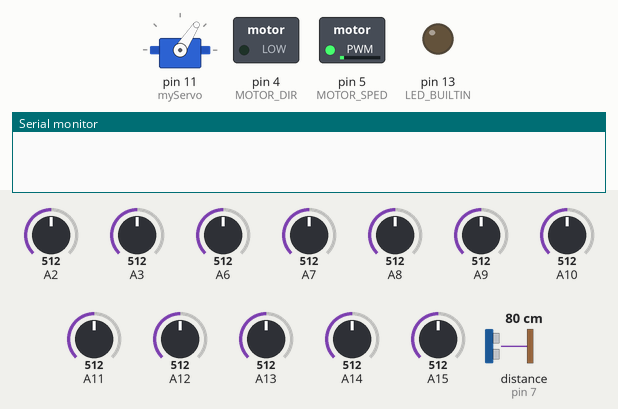
A sketch run on a simulated Arduino Mega 2560, built with avr-gcc and run on an emulated ATmega2560. Shown: servo, switched loads named in the sketch (green lamp = pin HIGH), output pins drawn as LEDs (lit = HIGH), the last lines printed to the serial monitor. Wiring (inferred from the names in the program): ultrasonic range finder: trigger pin 6; echo pin 7. Inputs (shaded band) come from the test bench; at power-on: distance to the obstacle (sensor on pin 7) 80 cm, A7 = 512, A2 = 512, A3 = 512, A6 = 512, A8 = 512, A9 = 512, A10 = 512, A11 = 512, A12 = 512, A13 = 512, A14 = 512, A15 = 512. The echo pulse lasts 58.3 µs per cm; pins used as bus, display or sensor lines are not drawn.

Above: at 9.2 s.
9.3 s: distance to the obstacle (sensor on pin 7) set to 22 cm
10.8 s: distance to the obstacle (sensor on pin 7) set to 19 cm
At 12.0 s:
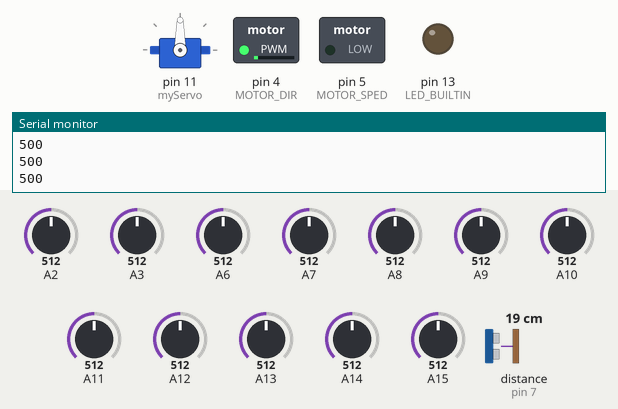
12.3 s: A7 set to 90
At 12.8 s:
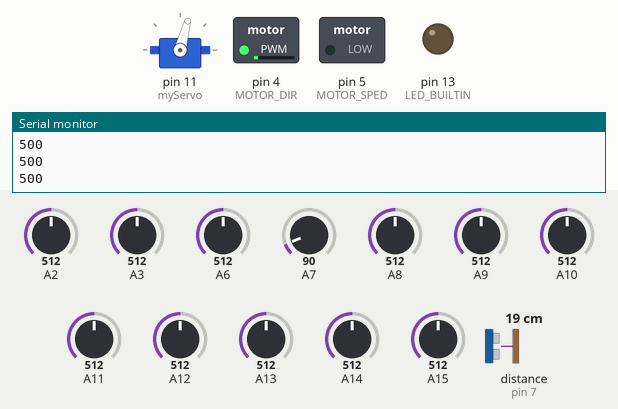
13.8 s: A2 set to 716
At 15.0 s:
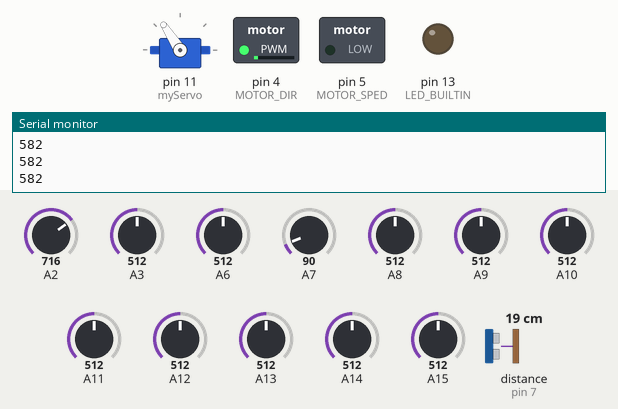
15.3 s: A2 set to 40
At 16.5 s:
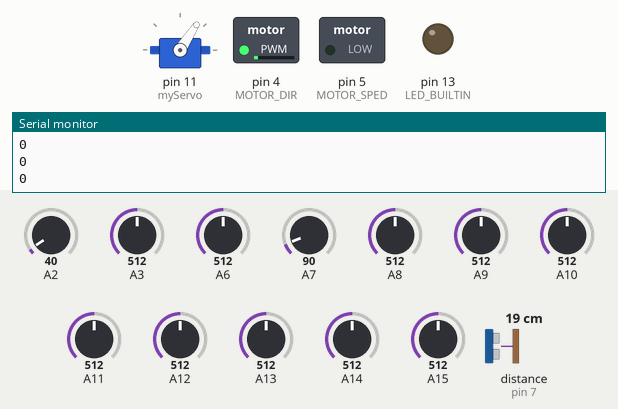
Timing chart, 0 to 17.8 s (numbered marks = the images above; inputs shaded):
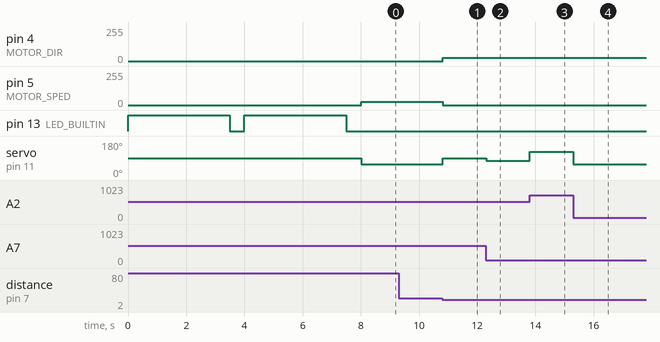

The sketch:

back.ino
```cpp
#include <QTRSensors.h>
#include <Servo.h>

#define MOTOR_SPED 5
#define MOTOR_DIR 4
#define BASESPED 25
#define STOP 0
#define TRIGGER 6
#define ECHO 7

//------------ forward2back
bool is_back = false;
bool is_done = false;

int perecrestok, perecrestok2;
int porog = 250;

//------------ svet
bool is_red = true;
bool is_stop_lin = true;

//------------ irda
int sensor = 2;
int lastFilter = 0;

//------------ qtr sensor forvard
QTRSensors qtr_forward;

const uint8_t forward_SensorCount = 10;
uint16_t sensorValues[forward_SensorCount];
int pos = 0;
int old_pos = 0;

uint16_t fposition, bposition;

int lines[3][2];

size_t line_n = 0;
int line_len = 0;

//------------ qtr sensor back
QTRSensors qtr_back;

const uint8_t back_SensorCount = 2;
uint16_t back_sensorValues[back_SensorCount];

//------------ servo
Servo myServo;

//------------ motor
int speed = BASESPED;

//------------ pid
class PID {

  float p, i, d;
  float old_error = 0;
  float integral = 0;

  float start_time;

  float fp, fi, fd;
  float old_ferror = 0;

public:
  PID(float kp, float ki, float kd, float kfp, float kfd) {
    p = kp;
    i = ki;
    d = kd;
    fp = kfp;
    fd = kfd;

    start_time = millis();
  }

  int get_angle(int bcentr, int fcentr) {
    float error = bcentr - 500;

    float ferror = fcentr - 4500;

    integral += error * i;
    float integ = integral / (start_time - millis());

    float derivative = error - old_error;

    float fderivative = ferror - old_ferror;

    int angle = (p * error + integ + d * derivative + ferror * fp + fderivative * fd) + 90;

    old_error = error;

    return min(max(angle, 57), 123);
  }
};

class PID_F {

  float p, i, d;
  float old_error = 0;
  float integral = 0;

  float start_time;

public:
  PID_F(float kp, float ki, float kd) {
    p = kp;
    i = ki;
    d = kd;

    start_time = millis();
  }

  int get_angle(int centr) {
    int error = centr - 4500;

    integral += error * i;
    float integ = integral / (start_time - millis());

    int derivative = error - old_error;

    int angle = (p * error + integ + d * derivative) + 90;

    old_error = error;

    return min(max(angle, 57), 123);
  }
};

PID back_pid{ 1, 0.5, 1, 0.015, 0.03 };
PID_F pid{ 0.015, 0.003, 0.03 };

int angle = 90;

void setup() {
  Serial.begin(9600);
  // setup pins
  pinMode(MOTOR_SPED, OUTPUT);
  pinMode(MOTOR_DIR, OUTPUT);
  pinMode(TRIGGER, OUTPUT);
  pinMode(ECHO, INPUT);
  myServo.attach(11);

  pinMode(LED_BUILTIN, OUTPUT);
  // forward
  // qtr setup
  qtr_forward.setTypeAnalog();
  qtr_forward.setSensorPins((const uint8_t[]){
                              A15, A14, A13, A12, A11, A10, A9, A8, A7, A6 },
                            forward_SensorCount);

  // qtr calibration
  digitalWrite(LED_BUILTIN, HIGH);
  for (uint16_t i = 0; i < 100; i++) {
    qtr_forward.calibrate();
    delay(10);
  }
  digitalWrite(LED_BUILTIN, LOW);

  delay(500);

  // back
  // qtr setup
  qtr_back.setTypeAnalog();
  qtr_back.setSensorPins((const uint8_t[]){
                           A3, A2 },
                         back_SensorCount);

  // qtr calibration
  digitalWrite(LED_BUILTIN, HIGH);
  for (uint16_t i = 0; i < 100; i++) {
    qtr_back.calibrate();
    delay(10);
  }
  digitalWrite(LED_BUILTIN, LOW);

  delay(500);
}

void loop() {
  if (is_back) {
    // if (is_done) {
    //   return;
    // }
    back_line();

    // perecrestok = analogRead(A6);
    // perecrestok2 = analogRead(A10);
    // if ((perecrestok > porog && perecrestok2 > porog) || (back_sensorValues[0] + back_sensorValues[1] > 850)) {
    //   is_done = true;
    //   speed = 0;
    // }
  } else {
    forward_line();
    if (distant(100) < 20) {
      is_back = true;
    }
  }
}

void back_line() {
  // get centr line
  bposition = qtr_back.readLineBlack(back_sensorValues);

  fposition = qtr_forward.readLineBlack(sensorValues);

  // for (auto val : back_sensorValues) {
  //     Serial.print(val); Serial.print(", ");
  // }
  // Serial.println(bposition);

  // get angle
  angle = back_pid.get_angle(bposition, fposition);

  Serial.println(bposition);

  // write
  myServo.write(angle);
  analogWrite(MOTOR_DIR, speed);
  analogWrite(MOTOR_SPED, LOW);

  delay(5);
}

void forward_line() {
  irDa();
  speed = BASESPED;
  if (is_red) {
    speed = 0;
  }

  // get centr line
  // qtr.readLineBlack
  qtr_forward.readCalibrated(sensorValues, QTRReadMode::On);

  find_centers();

  pos = get_cool_line();
  old_pos = pos;

  // get angle
  angle = pid.get_angle(pos);

  // write
  myServo.write(angle);
  analogWrite(MOTOR_DIR, LOW);
  analogWrite(MOTOR_SPED, speed);

  delay(5);
}

int distant(unsigned long limit)  // функция считывания датчика расстояния
{
  unsigned long lim = limit * 58;
  int cm;
  digitalWrite(TRIGGER, LOW);
  delayMicroseconds(2);
  digitalWrite(TRIGGER, HIGH);
  delayMicroseconds(10);
  digitalWrite(TRIGGER, LOW);

  cm = int(pulseIn(ECHO, HIGH, lim) / 58);
  // delay(10);
  if (cm == 0) {
    return int(limit);
  }
  return cm;
}

void irDa() {
  if (Serial3.available() == 0) {
    lastFilter = Serial3.read();
    if (lastFilter > -1 && lastFilter < 7) {
      sensor = lastFilter;
    }
  }
  if (sensor == 0 || sensor == 1 || sensor == 4) {
    is_red = true;
  } else if (sensor == 2 || sensor == 3) {
    is_red = false;
  }
}

void find_centers() {
  size_t line_start = 0, line_end = 0;

  line_n = 0;
  line_len = 0;
  for (size_t i = 0; i < forward_SensorCount; ++i) {
    if (line_n >= 3) {
      break;
    }
    if (sensorValues[i] > qtr_forward.calibrationOn.maximum[i]) {
      line_len++;
      if (!line_start) {
        line_start = i + 1;
      }
    } else if (sensorValues[i] < qtr_forward.calibrationOn.maximum[i] && line_start) {
      line_end = i;

      uint32_t avg = 0;
      uint16_t sum = 0;

      for (uint8_t i = line_start - 1; i < line_end; i++) {
        uint16_t value = sensorValues[i];

        if (value > 50) {
          avg += (uint32_t)value * (i * 1000);
          sum += value;
        }
      }
      lines[line_n][0] = line_len;
      lines[line_n][1] = min(avg / sum, 9000);
      // Serial.println(avg / sum);

      line_n++;
      line_start = 0;
      line_end = 0;

      line_len = 0;
    }
  }
  if (line_start) {
    line_end = 9;

    uint32_t avg = 0;
    uint16_t sum = 0;

    for (uint8_t i = line_start - 1; i < line_end; i++) {
      uint16_t value = sensorValues[i];

      if (value > 50) {
        avg += (uint32_t)value * (i * 1000);
        sum += value;
      }
    }
    lines[line_n][0] = line_len;
    lines[line_n][1] = min(avg / sum, 9000);
    // Serial.println(avg / sum);
    line_n++;
  }
}

int get_cool_line() {
  int cool_line = old_pos;
  for (size_t i = line_n - 1; i >= 0; --i) {
    auto lin = lines[i];

    if (lin[0] <= 3) {
      cool_line = lin[1];
      break;
    }
    is_stop_lin = true;
  }

  return cool_line;
}
```

Measured:
- the behaviour switches between 21 and 20 cm on distance to the obstacle (sensor on pin 7) (found by bisection; images 0 and 1)
- after the input at 9.3 s, every drawn part: stays the same
- after the input at 10.8 s, pin 4 (MOTOR_DIR): 0/255 → 25/255 at once; pin 5 (MOTOR_SPED): 25/255 → 0/255 at once; servo on pin 11 (myServo): 57° → 90° at once
- after the input at 12.3 s, servo on pin 11 (myServo): 90° → 75° at once
- after the input at 13.8 s, servo on pin 11 (myServo): 75° → 123° at once
- after the input at 15.3 s, servo on pin 11 (myServo): 123° → 57° at once
